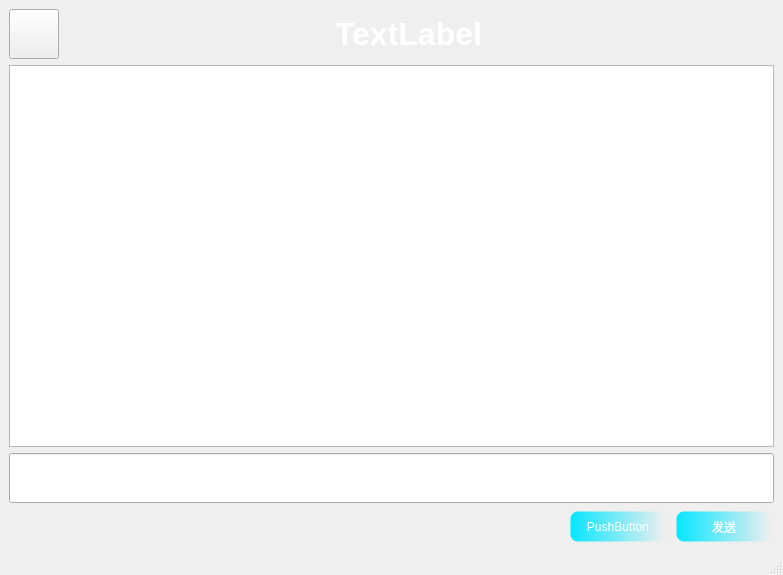
<?xml version="1.0" encoding="UTF-8"?>
<ui version="4.0">
 <class>friends_chat</class>
 <widget class="QMainWindow" name="friends_chat">
  <property name="geometry">
   <rect>
    <x>0</x>
    <y>0</y>
    <width>783</width>
    <height>575</height>
   </rect>
  </property>
  <property name="windowTitle">
   <string>MainWindow</string>
  </property>
  <property name="styleSheet">
   <string notr="true">QMainWindow{
	
	
	border-image: url(:/new/prefix1/b4.jpg);
}</string>
  </property>
  <widget class="QWidget" name="centralwidget">
   <layout class="QVBoxLayout" name="verticalLayout_2">
    <item>
     <layout class="QHBoxLayout" name="horizontalLayout_2">
      <item>
       <widget class="QPushButton" name="pushButton">
        <property name="minimumSize">
         <size>
          <width>50</width>
          <height>50</height>
         </size>
        </property>
        <property name="styleSheet">
         <string notr="true">border-image: url(:/new/prefix1/back.png);</string>
        </property>
        <property name="text">
         <string/>
        </property>
       </widget>
      </item>
      <item>
       <spacer name="horizontalSpacer_2">
        <property name="orientation">
         <enum>Qt::Horizontal</enum>
        </property>
        <property name="sizeHint" stdset="0">
         <size>
          <width>40</width>
          <height>20</height>
         </size>
        </property>
       </spacer>
      </item>
      <item>
       <widget class="QLabel" name="label">
        <property name="font">
         <font>
          <family>Microsoft YaHei UI</family>
          <pointsize>24</pointsize>
          <weight>75</weight>
          <bold>true</bold>
         </font>
        </property>
        <property name="styleSheet">
         <string notr="true">color: rgb(255, 255, 255);</string>
        </property>
        <property name="text">
         <string>TextLabel</string>
        </property>
       </widget>
      </item>
      <item>
       <spacer name="horizontalSpacer_3">
        <property name="orientation">
         <enum>Qt::Horizontal</enum>
        </property>
        <property name="sizeType">
         <enum>QSizePolicy::Fixed</enum>
        </property>
        <property name="sizeHint" stdset="0">
         <size>
          <width>292</width>
          <height>20</height>
         </size>
        </property>
       </spacer>
      </item>
     </layout>
    </item>
    <item>
     <layout class="QVBoxLayout" name="verticalLayout">
      <item>
       <widget class="QTextEdit" name="textEdit">
        <property name="font">
         <font>
          <family>Microsoft YaHei UI</family>
          <pointsize>11</pointsize>
         </font>
        </property>
       </widget>
      </item>
      <item>
       <widget class="QLineEdit" name="lineEdit">
        <property name="minimumSize">
         <size>
          <width>0</width>
          <height>50</height>
         </size>
        </property>
        <property name="font">
         <font>
          <family>Microsoft YaHei UI</family>
          <pointsize>12</pointsize>
         </font>
        </property>
       </widget>
      </item>
     </layout>
    </item>
    <item>
     <layout class="QHBoxLayout" name="horizontalLayout">
      <item>
       <spacer name="horizontalSpacer">
        <property name="orientation">
         <enum>Qt::Horizontal</enum>
        </property>
        <property name="sizeHint" stdset="0">
         <size>
          <width>40</width>
          <height>20</height>
         </size>
        </property>
       </spacer>
      </item>
      <item>
       <widget class="QPushButton" name="pushButton_3">
        <property name="minimumSize">
         <size>
          <width>100</width>
          <height>35</height>
         </size>
        </property>
        <property name="styleSheet">
         <string notr="true">

QPushButton{
	
	
	
	
	
	
	background-color: qlineargradient(spread:pad, x1:0, y1:0, x2:1, y2:0, stop:0 rgba(5, 230, 255, 255), stop:1 rgba(255, 255, 255,0));
border:5px solid #00000000;
border-radius: 10px;   
	
	color: rgb(255, 255, 255);
}
QPushButton:hover{
	
	
background-color: qlineargradient(spread:pad, x1:0, y1:0, x2:1, y2:0, stop:0 rgba(87, 154, 255, 255), stop:1 rgba(213, 213, 213,0));

}

QPushButton:pressed{
	
background-color: qlineargradient(spread:pad, x1:0, y1:0, x2:1, y2:0, stop:0 rgba(
48, 131, 255, 255), stop:1 rgba(158, 158, 158,0));
}</string>
        </property>
        <property name="text">
         <string>PushButton</string>
        </property>
       </widget>
      </item>
      <item>
       <widget class="QPushButton" name="pushButton_2">
        <property name="minimumSize">
         <size>
          <width>100</width>
          <height>35</height>
         </size>
        </property>
        <property name="styleSheet">
         <string notr="true">

QPushButton{
	
	
	
	
	
	
	background-color: qlineargradient(spread:pad, x1:0, y1:0, x2:1, y2:0, stop:0 rgba(5, 230, 255, 255), stop:1 rgba(255, 255, 255,0));
border:5px solid #00000000;
border-radius: 10px;   
	
	color: rgb(255, 255, 255);
}
QPushButton:hover{
	
	
background-color: qlineargradient(spread:pad, x1:0, y1:0, x2:1, y2:0, stop:0 rgba(87, 154, 255, 255), stop:1 rgba(213, 213, 213,0));

}

QPushButton:pressed{
	
background-color: qlineargradient(spread:pad, x1:0, y1:0, x2:1, y2:0, stop:0 rgba(
48, 131, 255, 255), stop:1 rgba(158, 158, 158,0));
}</string>
        </property>
        <property name="text">
         <string>发送</string>
        </property>
       </widget>
      </item>
     </layout>
    </item>
   </layout>
  </widget>
  <widget class="QMenuBar" name="menubar">
   <property name="geometry">
    <rect>
     <x>0</x>
     <y>0</y>
     <width>783</width>
     <height>23</height>
    </rect>
   </property>
  </widget>
  <widget class="QStatusBar" name="statusbar"/>
 </widget>
 <resources/>
 <connections/>
</ui>
